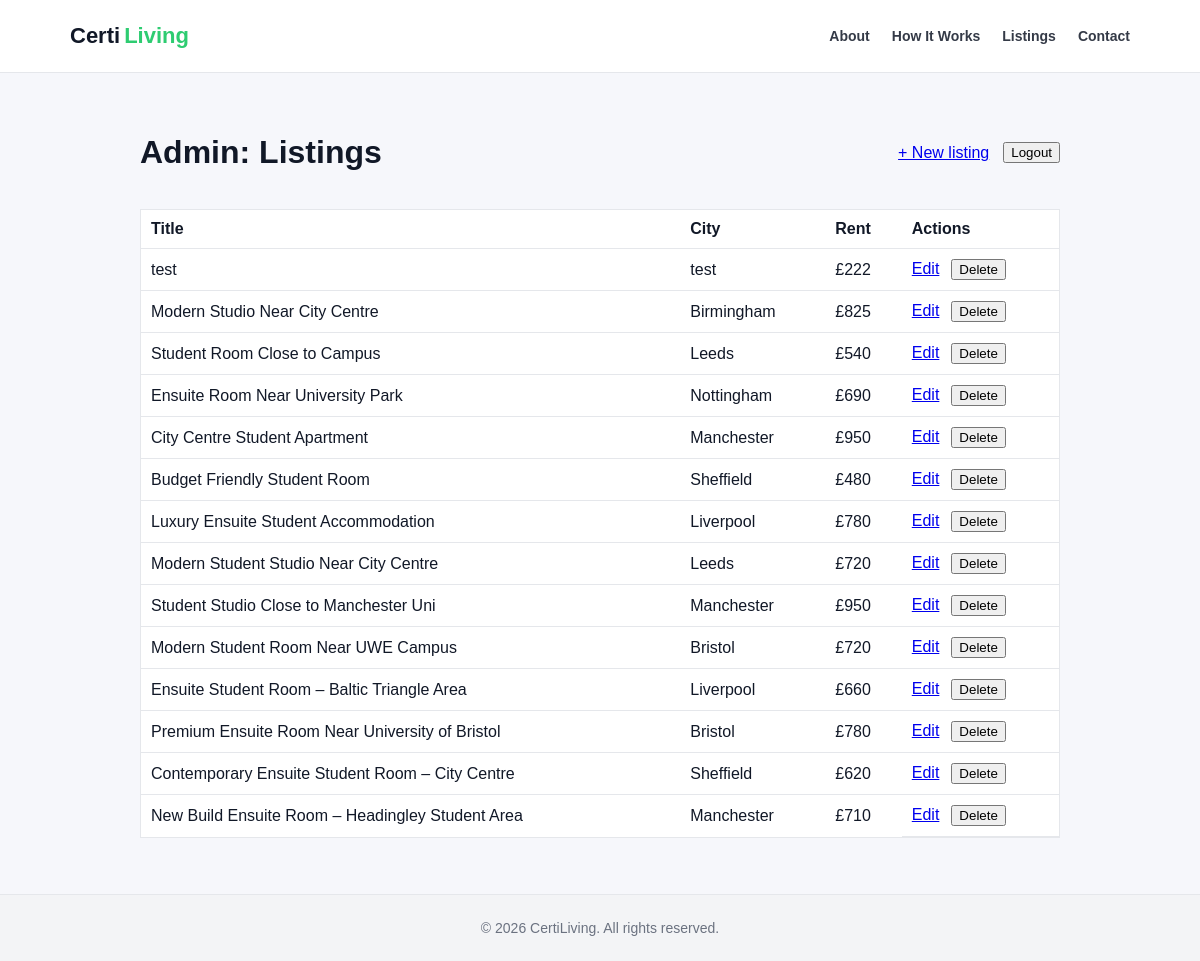
The app's page /admin/listings (signed in) with its own data.
### tables this page shows
CREATE TABLE listings (
    id INTEGER PRIMARY KEY AUTOINCREMENT,

    title TEXT NOT NULL,
    description TEXT NOT NULL,

    city TEXT NOT NULL,
    address TEXT,

    rent_pcm INTEGER NOT NULL,
    deposit INTEGER,

    room_type TEXT,
    bills_included BOOLEAN DEFAULT 0,

    available_from DATE,

    photo_url TEXT,

    created TIMESTAMP DEFAULT CURRENT_TIMESTAMP
);

### app/admin.py (the view)
@bp.route("/listings")
@admin_required
def listings_index():
    db = get_db()
    listings = db.execute("SELECT * FROM listings ORDER BY created DESC").fetchall()
    return render_template("admin/listings_index.html", listings=listings)

### app/admin.py (called while the page is built)
def admin_required(view):
    @wraps(view)
    def wrapped(*args, **kwargs):
        if not session.get("is_admin"):
            return redirect(url_for("admin.login"))
        return view(*args, **kwargs)
    return wrapped

### app/db.py (called while the page is built)
def get_db():
    if 'db' not in g:
        g.db = sqlite3.connect(
            current_app.config['DATABASE'],
            detect_types=sqlite3.PARSE_DECLTYPES,
        )
        g.db.row_factory = sqlite3.Row
        g.db.execute('PRAGMA foreign_keys = ON')
    return g.db

### app/templates/admin/listings_index.html (shortened to what this page needs)
{% extends "admin/base.html" %}
{% block content %}
<div class="container admin-page">
  <div class="admin-toolbar">
    <h1>Admin: Listings</h1>
    <div class="admin-actions">
      <a href="{{ url_for('admin.listings_new') }}">+ New listing</a>
      <form method="post" action="{{ url_for('admin.logout') }}">
        <button type="submit">Logout</button>
      </form>
    </div>
  </div>
  <table class="admin-table">
    <tr>
      <th>Title</th><th>City</th><th>Rent</th><th>Actions</th>
    </tr>
    {% for l in listings %}
    <tr>
      <td>{{ l['title'] }}</td>
      <td>{{ l['city'] }}</td>
      <td>&pound;{{ l['rent_pcm'] }}</td>
      <td class="admin-row-actions">
        <a href="{{ url_for('admin.listings_edit', listing_id=l['id']) }}">Edit</a>
        <form method="post" action="{{ url_for('admin.listings_delete', listing_id=l['id']) }}">
          <button type="submit" onclick="return confirm('Delete this listing?')">Delete</button>
        </form>
      </td>
    </tr>
    {% endfor %}
  </table>
</div>
{% endblock %}

### app/templates/admin/base.html
{% extends "base.html" %}
{% block extra_head %}
  <link rel="stylesheet" href="{{ url_for('static', filename='css/admin.css') }}">
{% endblock %}

### app/templates/base.html (shortened to what this page needs)
<!DOCTYPE html>
<html>
<head>
    <link rel="stylesheet" href="{{ url_for('static', filename='css/style.css') }}">
    {% block extra_head %}{% endblock %}
</head>
<body>
<header class="navbar">
  <div class="container nav-inner">
    <a class="brand" href="{{ url_for('listings.index') }}">
      <span class="brand-certi">Certi</span><span class="brand-living">Living</span>
    </a>
    <nav class="nav-links">
      <a href="{{ url_for('listings.index') }}#why">About</a>
      <a href="{{ url_for('listings.index') }}#how">How It Works</a>
      <a href="{{ url_for('listings.index') }}#listings">Listings</a>
      <a href="{{ url_for('listings.index') }}#contact">Contact</a>
    </nav>
  </div>
</header>
<main>
    {% block content %}{% endblock %}
</main>
<footer class="site-footer">
  <div class="footer-inner">
    &copy; 2026 CertiLiving. All rights reserved.
  </div>
</footer>
</body>
</html>

### app/static/css/style.css (style rules this page uses)
:root { --max-width: 1100px; --gutter: 20px; --bg: #f6f7fb; --text: #111827; --muted: #6b7280; --accent: #2ecc71; --accent-dark: #27ae60; --border: #e5e7eb; --shadow: 0 8px 25px rgba(0,0,0,0.06); --shadow-soft: 0 4px 10px rgba(0,0,0,0.05); }
*, *::before, *::after { box-sizing: border-box; }
html { scroll-behavior: smooth; }
body { margin: 0; font-family: Arial, sans-serif; background: var(--bg); color: var(--text); min-height: 100vh; display: flex; flex-direction: column; }
main { flex: 1; }
.container { max-width: var(--max-width); margin: 0 auto; padding: 40px var(--gutter) 24px; }
.navbar { background: #fff; border-bottom: 1px solid var(--border); position: sticky; top: 0; z-index: 1000; }
.nav-inner { height: 72px; display: flex; align-items: center; justify-content: space-between; padding: 0 var(--gutter); max-width: var(--max-width); margin: 0 auto; }
.brand { font-weight: 800; font-size: 22px; text-decoration: none; color: var(--text); }
.brand-certi { color: var(--text); }
.brand-living { color: var(--accent); margin-left: 4px; }
.nav-links { display: flex; gap: 22px; align-items: center; }
.nav-links a { text-decoration: none; color: var(--text); font-weight: 600; font-size: 14px; opacity: 0.85; }
.site-footer { margin-top: 32px; padding: 25px var(--gutter); background: #f3f4f6; text-align: center; font-size: 14px; color: var(--muted); border-top: 1px solid var(--border); }

### app/static/css/admin.css (style rules this page uses)
.admin-page { max-width: 960px; }
.admin-toolbar { display: flex; justify-content: space-between; align-items: center; gap: 16px; margin-bottom: 16px; }
.admin-actions { display: flex; gap: 14px; align-items: center; }
.admin-actions form { margin: 0; }
.admin-table { width: 100%; border-collapse: collapse; background: #fff; border: 1px solid #e5e7eb; }
.admin-table th, .admin-table td { text-align: left; padding: 10px; border-bottom: 1px solid #e5e7eb; }
.admin-row-actions { display: flex; align-items: center; gap: 12px; }
.admin-row-actions form { margin: 0; }

### records on screen
listings: title "test", city "test", rent_pcm "222"
listings: title "Modern Studio Near City Centre", city "Birmingham", rent_pcm "825"
listings: title "Student Room Close to Campus", city "Leeds", rent_pcm "540"
listings: title "Ensuite Room Near University Park", city "Nottingham", rent_pcm "690"
listings: title "City Centre Student Apartment", city "Manchester", rent_pcm "950"
listings: title "Budget Friendly Student Room", city "Sheffield", rent_pcm "480"
listings: title "Luxury Ensuite Student Accommodation", city "Liverpool", rent_pcm "780"
listings: title "Modern Student Studio Near City Centre", city "Leeds", rent_pcm "720"
listings: title "Student Studio Close to Manchester Uni", city "Manchester", rent_pcm "950"
listings: title "Modern Student Room Near UWE Campus", city "Bristol", rent_pcm "720"
listings: title "Ensuite Student Room – Baltic Triangle Area", city "Liverpool", rent_pcm "660"
listings: title "Premium Ensuite Room Near University of Bristol", city "Bristol", rent_pcm "780"
listings: title "Contemporary Ensuite Student Room – City Centre", city "Sheffield", rent_pcm "620"
listings: title "New Build Ensuite Room – Headingley Student Area", city "Manchester", rent_pcm "710"
